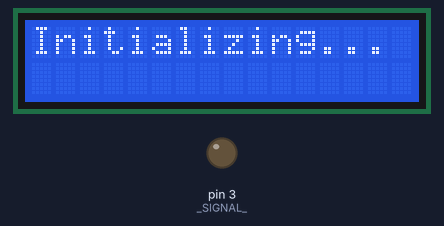
A sketch run on a simulated Arduino Uno, built with avr-gcc and run on an emulated ATmega328P. Parts: 16×2 character LCD, output pins drawn as LEDs (lit = HIGH). EEPROM starts erased.

Above: at 0.1 s.
At 1.1 s:
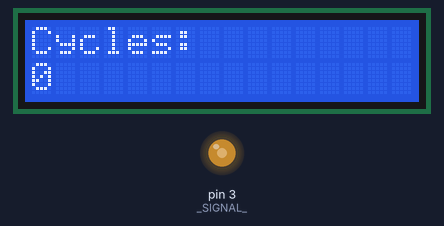
At 18.1 s:
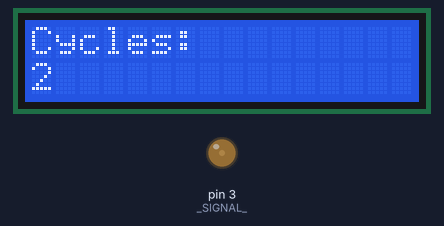
At 38.1 s:
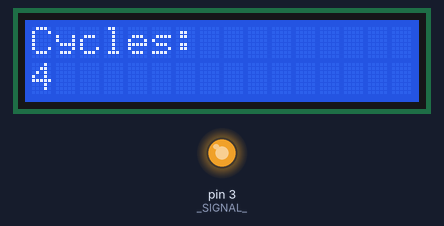
Timing chart, 0 to 39.6 s (numbered marks = the images above):
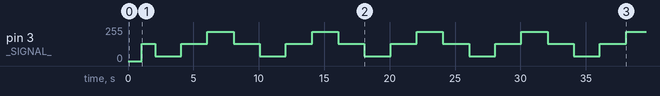

The sketch:

SCD_team51_TestCycles.ino
```cpp
/*
 * Author: Drew Applegath
 * Project: Senior Capstone Design - Team 51
 * Updated: 11/30/2018
 *
 * About:
 * Runs the cycles for the test stand and tracks the value of the number
 * of runs of the cycles.
 */

#include <LiquidCrystal.h>
#include <EEPROM.h>

#define _RESET_ 2
#define _COUNTADDR 0
#define _SIGNAL_ 3

LiquidCrystal lcd(13, 12, 4, 5, 6, 7);
int cycleCount = 0;

void setup() {
  lcd.begin(16, 2);
  lcd.print("Initializing...");
  pinMode(_RESET_, INPUT);
  pinMode(_SIGNAL_, OUTPUT);
//cycleCount = EEPROM.read(_COUNTADDR);
  delay(1000);
}

void loop() {
//poll_input();
  update_display();
  run_cycle();
  update_memcount();
}
void poll_input() {
  if(digitalRead(_RESET_)) {

    reset_interrupt();
  }
}

void reset_interrupt() {
  cycleCount = 0;
}
void update_display() {
  lcd.clear();
  lcd.print("Cycles:");
  lcd.setCursor(0,1);
  lcd.print((String) cycleCount);
}
void run_cycle() {
  analogWrite(_SIGNAL_, 128); // %50 duty cycle
  delay(1000);
  analogWrite(_SIGNAL_, 34); // %10 duty cycle
  delay(2000);
  analogWrite(_SIGNAL_, 128); // %50 duty cycle
  delay(2000);
  analogWrite(_SIGNAL_, 221); // %90 duty cycle
  delay(2000);
  analogWrite(_SIGNAL_, 128); // %50 duty cycle
  delay(1000);
  cycleCount++;
}
void update_memcount() {
  EEPROM.write(_COUNTADDR, cycleCount);
}
```

Measured:
- by itself, pin 3 (_SIGNAL_): repeats every 8.0 s: 34/255 2.0 s, 128/255 2.0 s, 221/255 2.0 s, 128/255 2.0 s
- what the display in image 1 shows lasts 8.0 s, from 1.1 s to 9.1 s
